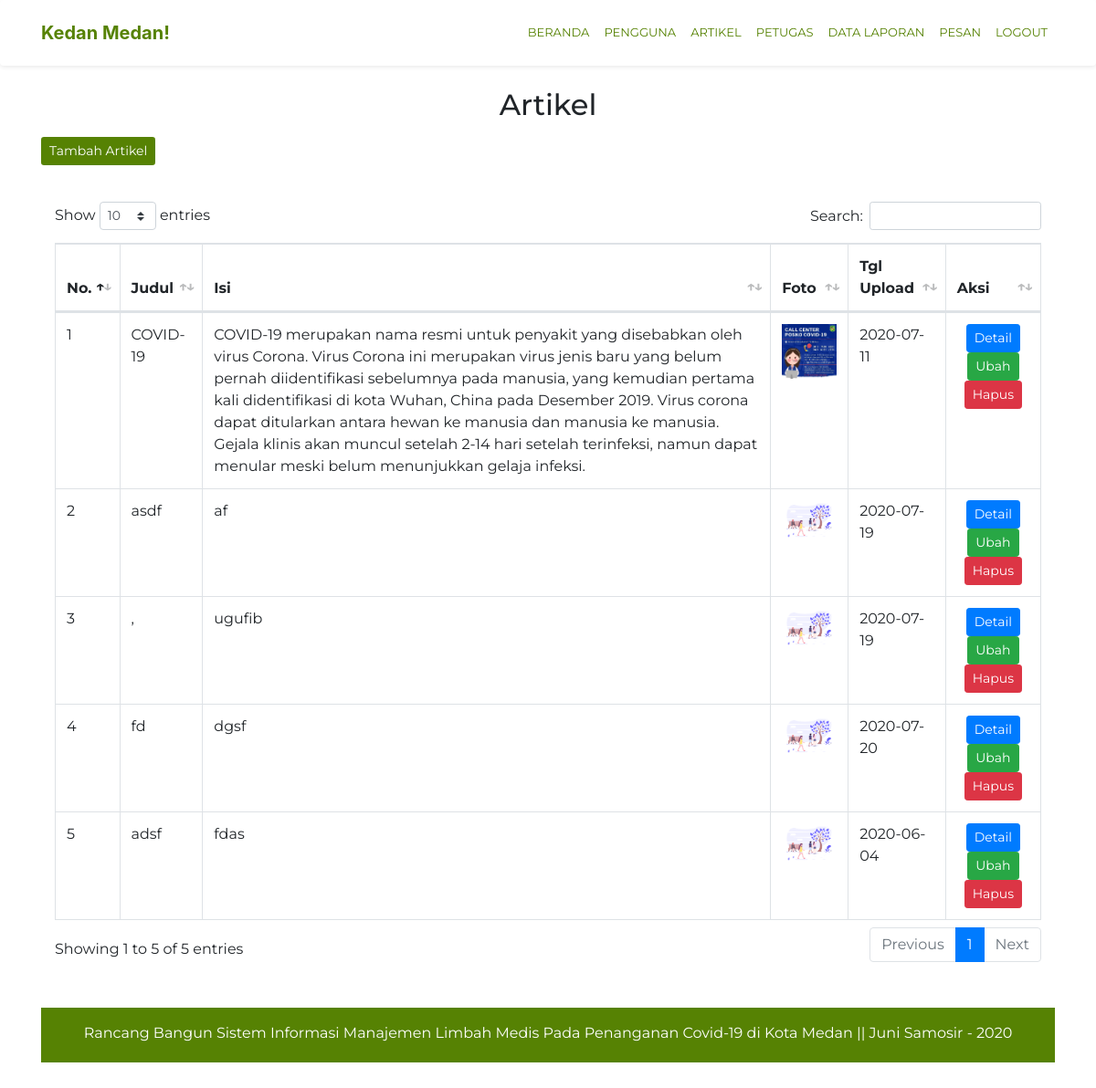
/index.php/artikel_admin, run on the app's committed database.
### tables this page shows
CREATE TABLE `artikel` (
  `id_artikel` int(11) NOT NULL,
  `judul_artikel` varchar(128) NOT NULL,
  `isi_artikel` text NOT NULL,
  `image_artikel` varchar(128) NOT NULL,
  `tgl_artikel` date NOT NULL
);

### application/controllers/artikel_admin.php (called while the page is built, shortened)
<?php
class Artikel_admin extends CI_Controller
{
	function index()
	{
		$data['title'] 	 = 'Kedan Medan! Admin';
		$data['artikel'] = $this->limbah_model->tampil_data('artikel')->result();
		$this->load->view('templates/header_admin', $data);
		$this->load->view('templates/topbar_admin', $data);
		$this->load->view('admin/artikel', $data);
		$this->load->view('templates/footer_admin');
	}
}

### index.php (called while the page is built, shortened)
<?php
require_once BASEPATH.'core/CodeIgniter.php';

### application/models/limbah_model.php (called while the page is built, shortened)
<?php
class Limbah_model extends CI_Model
{
	function tampil_data($table)
	{
		return $this->db->get($table);
	}
}
?>

### application/views/admin/artikel.php (the view, shortened to what this page needs)
<div class="container mb-5 pt-4" style="font-family: Montserrat;">
	<div class="row pt-4 mt-5 mb-2">
		<div class="col text-center">
			<h2>Artikel</h2>
		</div>
	</div>
<div class="pb-4">
	<a class="btn btn-sm text-white mb-3" style="background-color: #568203;" href="<?= base_url('artikel_admin/tambah') ?>"> Tambah Artikel </a> <br> <br>
	<?= form_open_multipart('artikel/admin') ;?>
	<div class="container pb-4">
    <table class="table table-responsive-md table-bordered table-hover" id="dataTable">
    <thead>
      <tr>
        <th>No.</th>
        <th>Judul</th>
        <th>Isi</th>
        <th>Foto</th>
        <th>Tgl Upload</th>
        <th>Aksi</th>
      </tr>
    </thead>
    <tbody>
    	<?php
      $no=1;
        foreach ($artikel as $artikel) :?>
            <tr>
                <td><?= $no++ ?> </td>
                <td><?= $artikel->judul_artikel ?> </td>
                <td><?= $artikel->isi_artikel ?> </td>
                <td align="center"><img src="<?= base_url('').'assets/img/'. $artikel->image_artikel?>"  width="60"></td>
                <td><?= $artikel->tgl_artikel ?> </td>
                <td class="text-center">
                  <a class="btn btn-primary btn-sm" href="<?= base_url('artikel_admin/detail/'. $artikel->id_artikel);?>">Detail</a>
                  <a class="btn btn-success btn-sm" href="<?= base_url('artikel_admin/edit/'. $artikel->id_artikel);?>">Ubah</a>
                  <a class="btn btn-danger btn-sm" href="<?= base_url('artikel_admin/hapus/'. $artikel->id_artikel);?>">Hapus</a>
                </td>
                </tr>
      <?php endforeach; ?>
    </tbody>
    </table>
  </div>
</div>

### data on the page
artikel: judul_artikel "COVID-19", isi_artikel "COVID-19 merupakan nama resmi untuk penyakit yang disebabkan oleh virus Corona. Virus Corona ini merupakan virus jenis baru yang belum pernah diidentifikasi sebelumnya pada manusia, yang kemudian pertama kali didentifikasi di kota Wuhan, China pada Desember 2019. Virus corona dapat ditularkan antara hewan ke manusia dan manusia ke manusia. Gejala klinis akan muncul setelah 2-14 hari setelah terinfeksi, namun dapat menular meski belum menunjukkan gelaja infeksi.", image_artikel (picture), tgl_artikel "2020-07-11"
artikel: judul_artikel "asdf", isi_artikel "af", image_artikel (picture), tgl_artikel "2020-07-19"
artikel: judul_artikel ",", isi_artikel "ugufib", image_artikel (picture), tgl_artikel "2020-07-19"
artikel: judul_artikel "fd", isi_artikel "dgsf", image_artikel (picture), tgl_artikel "2020-07-20"
artikel: judul_artikel "adsf", isi_artikel "fdas", image_artikel (picture), tgl_artikel "2020-06-04"
